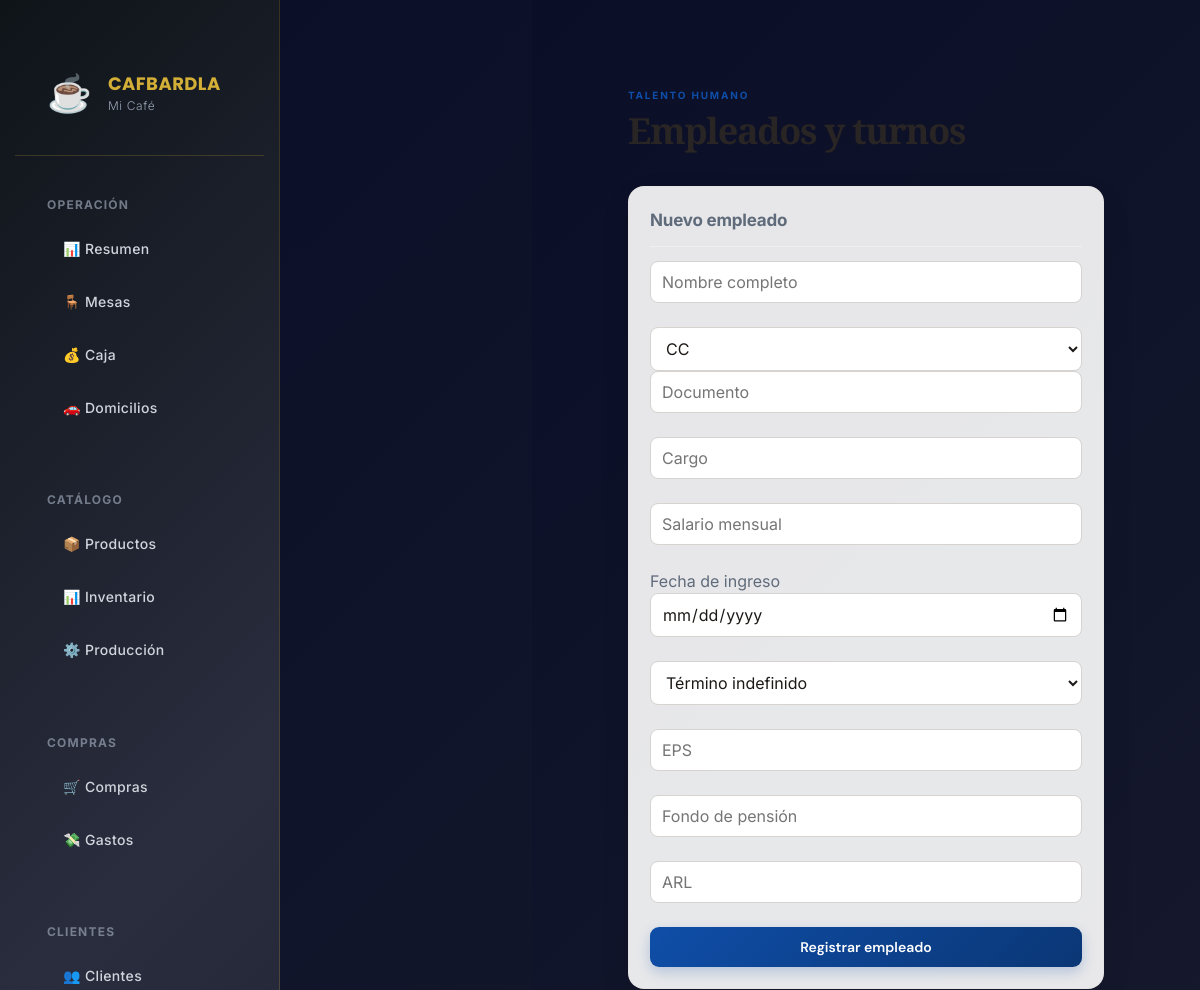
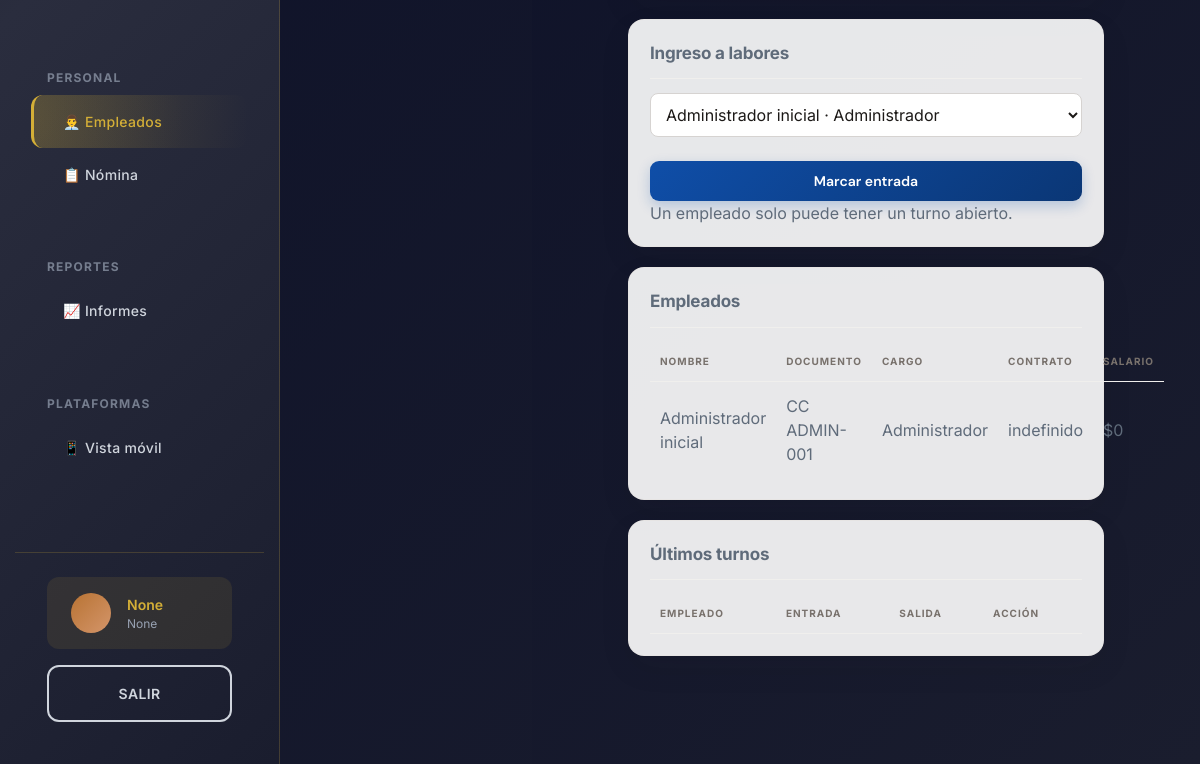
The app's page /empleados with its own data (2 pictures, top to bottom).
### app/models.py (models this page shows)
class Empresa(Base):
    __tablename__ = "empresas"
    id: Mapped[int] = mapped_column(primary_key=True)
    nombre: Mapped[str] = mapped_column(String(120))
    nit: Mapped[Optional[str]] = mapped_column(String(30), nullable=True)
    logo_url: Mapped[Optional[str]] = mapped_column(String(255), nullable=True)
    color_primario: Mapped[str] = mapped_column(String(7), default="#b45309")
    color_secundario: Mapped[str] = mapped_column(String(7), default="#fef3c7")
    moneda: Mapped[str] = mapped_column(String(5), default="COP")
    direccion: Mapped[Optional[str]] = mapped_column(String(180), nullable=True)
    telefono: Mapped[Optional[str]] = mapped_column(String(50), nullable=True)
    prefijo_factura: Mapped[str] = mapped_column(String(12), default="POS")
    consecutivo_factura: Mapped[int] = mapped_column(Integer, default=1)
    impuesto_porcentaje: Mapped[Decimal] = mapped_column(Numeric(6,3), default=0)
    tipo_persona: Mapped[str] = mapped_column(String(20), default="juridica")
    tipo_sociedad: Mapped[Optional[str]] = mapped_column(String(30), nullable=True)
    regimen_tributario: Mapped[str] = mapped_column(String(30), default="ordinario")
    facturador_electronico: Mapped[bool] = mapped_column(Boolean, default=False)
    proveedor_tecnologico: Mapped[Optional[str]] = mapped_column(String(100), nullable=True)
    modo_electronico: Mapped[str] = mapped_column(String(15), default="pruebas")
    prefijo_nomina: Mapped[str] = mapped_column(String(12), default="NE")
    consecutivo_nomina: Mapped[int] = mapped_column(Integer, default=1)
    software_nomina_id: Mapped[Optional[str]] = mapped_column(String(120), nullable=True)

class Empleado(Base):
    __tablename__ = "empleados"
    id: Mapped[int] = mapped_column(primary_key=True)
    nombre: Mapped[str] = mapped_column(String(120))
    documento: Mapped[str] = mapped_column(String(40), unique=True)
    cargo: Mapped[str] = mapped_column(String(80))
    salario: Mapped[Decimal] = mapped_column(Numeric(14,2), default=0)
    activo: Mapped[bool] = mapped_column(Boolean, default=True)
    tipo_documento: Mapped[str] = mapped_column(String(10), default="CC")
    fecha_ingreso: Mapped[Optional[date]] = mapped_column(Date, nullable=True)
    tipo_contrato: Mapped[str] = mapped_column(String(30), default="indefinido")
    eps: Mapped[Optional[str]] = mapped_column(String(100), nullable=True)
    pension: Mapped[Optional[str]] = mapped_column(String(100), nullable=True)
    arl: Mapped[Optional[str]] = mapped_column(String(100), nullable=True)

### app/main.py (the view)
@app.get("/empleados", response_class=HTMLResponse)
def empleados(request: Request, db: Session = Depends(get_db)):
    return templates.TemplateResponse("empleados.html", context(request, db) | {"empleados": db.scalars(select(Empleado).order_by(Empleado.nombre)).all(), "turnos": db.scalars(select(Turno).order_by(Turno.entrada.desc()).limit(50)).all()})

### app/templates/empleados.html
{% extends "base.html" %}{% block content %}<header><div><p class="eyebrow">TALENTO HUMANO</p><h1>Empleados y turnos</h1></div></header><div class="two-col"><section class="panel"><h2>Nuevo empleado</h2><form class="stack" action="/empleados" method="post"><input name="nombre" placeholder="Nombre completo" required><div class="two-col"><select name="tipo_documento"><option>CC</option><option>CE</option><option>PA</option></select><input name="documento" placeholder="Documento" required></div><input name="cargo" placeholder="Cargo" required><input name="salario" type="number" min="0" step="0.01" placeholder="Salario mensual"><label>Fecha de ingreso<input name="fecha_ingreso" type="date"></label><select name="tipo_contrato"><option value="indefinido">Término indefinido</option><option value="fijo">Término fijo</option><option value="obra_labor">Obra o labor</option></select><input name="eps" placeholder="EPS"><input name="pension" placeholder="Fondo de pensión"><input name="arl" placeholder="ARL"><button>Registrar empleado</button></form></section><section class="panel"><h2>Ingreso a labores</h2><form class="inline-form" action="/turnos/entrada" method="post"><select name="empleado_id">{%for e in empleados if e.activo%}<option value="{{e.id}}">{{e.nombre}} · {{e.cargo}}</option>{%endfor%}</select><button>Marcar entrada</button></form><p class="muted">Un empleado solo puede tener un turno abierto.</p></section></div><section class="panel"><h2>Empleados</h2><table><tr><th>Nombre</th><th>Documento</th><th>Cargo</th><th>Contrato</th><th>Salario</th></tr>{%for e in empleados%}<tr><td>{{e.nombre}}</td><td>{{e.tipo_documento}} {{e.documento}}</td><td>{{e.cargo}}</td><td>{{e.tipo_contrato}}</td><td>${{'{:,.0f}'.format(e.salario)}}</td></tr>{%endfor%}</table></section><section class="panel"><h2>Últimos turnos</h2><table><tr><th>Empleado</th><th>Entrada</th><th>Salida</th><th>Acción</th></tr>{%for t in turnos%}<tr><td>Empleado #{{t.empleado_id}}</td><td>{{t.entrada.strftime('%Y-%m-%d %H:%M')}}</td><td>{{t.salida.strftime('%Y-%m-%d %H:%M') if t.salida else 'En curso'}}</td><td>{%if not t.salida%}<form action="/turnos/{{t.id}}/salida" method="post"><button class="secondary">Marcar salida</button></form>{%endif%}</td></tr>{%endfor%}</table></section>{%endblock%}

### app/templates/base.html (shortened to what this page needs)
<!DOCTYPE html>
<html lang="es">
<head>
    <link rel="stylesheet" href="/static/app.css">
    <link rel="stylesheet" href="/static/css/design-system.css">
    <link rel="stylesheet" href="/static/css/layout.css">
    <link rel="stylesheet" href="/static/css/dashboard.css">
    <link rel="stylesheet" href="/static/css/app-additional.css">
</head>
<body class="platform-web">
    <div class="app-container">
        <aside class="sidebar" id="sidebar">
            <div class="sidebar-header">
                <div class="sidebar-logo">☕</div>
                <div class="sidebar-brand">
                    <div class="brand-name">CAFBARDLA</div>
                    <div class="brand-subtitle">{{ empresa.nombre[:15] }}</div>
                </div>
            </div>
            <nav class="sidebar-nav">
                <div class="nav-section">
                    <div class="nav-section-title">Operación</div>
                    <a href="/" class="nav-item">📊 Resumen</a>
                    <a href="/mesas" class="nav-item">🪑 Mesas</a>
                    {% if usuario.rol != 'cocina' %}
                    <a href="/caja" class="nav-item">💰 Caja</a>
                    <a href="/domicilios" class="nav-item">🚗 Domicilios</a>
                    {% endif %}
                </div>
                {% if usuario.rol != 'cocina' %}
                <div class="nav-section">
                    <div class="nav-section-title">Catálogo</div>
                    <a href="/productos" class="nav-item">📦 Productos</a>
                    <a href="/inventario" class="nav-item">📊 Inventario</a>
                    <a href="/produccion" class="nav-item">⚙️ Producción</a>
                </div>
                <div class="nav-section">
                    <div class="nav-section-title">Compras</div>
                    <a href="/compras" class="nav-item">🛒 Compras</a>
                    <a href="/gastos" class="nav-item">💸 Gastos</a>
                </div>
                <div class="nav-section">
                    <div class="nav-section-title">Clientes</div>
                    <a href="/clientes" class="nav-item">👥 Clientes</a>
                </div>
                <div class="nav-section">
                    <div class="nav-section-title">Personal</div>
                    <a href="/empleados" class="nav-item">👨‍💼 Empleados</a>
                    <a href="/nomina" class="nav-item">📋 Nómina</a>
                </div>
                <div class="nav-section">
                    <div class="nav-section-title">Reportes</div>
                    <a href="/informes" class="nav-item">📈 Informes</a>
                </div>
                {% endif %}
                <div class="nav-section">
                    <div class="nav-section-title">Plataformas</div>
                    <a href="/mobile" class="nav-item">📱 Vista móvil</a>
                </div>
            </nav>
            <div class="sidebar-footer">
                <div class="sidebar-user">
                    <div class="user-avatar">{{ usuario.nombre[0] | upper }}</div>
                    <div class="user-info">
                        <div class="user-name">{{ usuario.nombre }}</div>
                        <div class="user-role">{{ usuario.rol | title }}</div>
                    </div>
                </div>
                <a href="/logout" class="btn btn-outline" style="width: 100%; text-align: center;">Salir</a>
            </div>
        </aside>
        <main class="main">
            <div class="main-content">
                {% block content %}{% endblock %}
            </div>
        </main>
    </div>
</body>
</html>

### app/static/app.css (style rules this page uses)
:root { --ink:#1c1917;--muted:#78716c;--line:#e7e5e4;--surface:#fff;--canvas:#f7f7f6;--shadow:0 12px 32px rgba(28,25,23,.07) }
* { box-sizing:border-box }
body { margin:0;background:radial-gradient(circle at 88% 0,var(--soft),transparent 25rem),var(--canvas);color:var(--ink);font:15px 'DM Sans',sans-serif;display:flex;min-height:100vh }
aside { width:252px;background:linear-gradient(165deg,#292524,#0c0a09 82%);color:#fafaf9;min-height:100vh;padding:30px 15px 18px;position:fixed;display:flex;flex-direction:column;z-index:10 }
nav { display:grid;gap:3px }
nav a { display:flex;align-items:center;color:#d6d3d1;text-decoration:none;padding:11px 13px;border-radius:10px;font-size:14px;transition:.18s ease }
main { margin-left:252px;width:calc(100% - 252px);padding:40px clamp(24px,4vw,62px);max-width:1600px }
header { display:flex;justify-content:space-between;align-items:center;margin:0 0 28px;gap:16px }
h1 { font:700 clamp(30px,3vw,42px) 'Playfair Display';letter-spacing:-1.3px;margin:3px 0;color:#292524 }
h2 { font-size:17px;margin:0 0 14px;letter-spacing:-.2px }
.eyebrow { font-size:10px;font-weight:700;color:var(--primary);letter-spacing:1.8px;margin:0;text-transform:uppercase }
.button,button { background:linear-gradient(135deg,var(--primary),color-mix(in srgb,var(--primary) 70%,#000));color:#fff;border:0;border-radius:9px;padding:11px 15px;font:600 14px 'DM Sans',sans-serif;cursor:pointer;text-decoration:none;box-shadow:0 5px 13px color-mix(in srgb,var(--primary) 24%,transparent);transition:.18s ease }
.stats article,.panel { background:rgba(255,255,255,.9);border:1px solid rgba(231,229,228,.9);border-radius:16px;padding:21px;box-shadow:var(--shadow) }
.panel { margin-bottom:20px }
.panel>h2 { padding-bottom:12px;border-bottom:1px solid #f0efed }
table { width:100%;border-collapse:collapse }
th,td { text-align:left;padding:12px 10px;border-bottom:1px solid #f0efed }
th { font-size:10px;text-transform:uppercase;letter-spacing:1px;color:var(--muted) }
tr:last-child td { border-bottom:0 }
input,select { width:100%;border:1px solid #d6d3d1;border-radius:8px;padding:10px 11px;background:#fff;color:var(--ink);font:14px 'DM Sans',sans-serif;outline:none;transition:.15s }

### app/static/css/layout.css (style rules this page uses)
.app-container { display: grid; grid-template-columns: auto 1fr; grid-template-rows: auto 1fr; min-height: 100vh; background: var(--gradient-dark); }
.sidebar-header { padding: var(--spacing-2xl) var(--spacing-xl); border-bottom: 1px solid rgba(212, 175, 55, 0.2); display: flex; align-items: center; gap: var(--spacing-md); }
.sidebar-logo { font-size: var(--text-4xl); line-height: 1; }
.sidebar-footer { padding: var(--spacing-lg) var(--spacing-xl); border-top: 1px solid rgba(212, 175, 55, 0.2); display: flex; flex-direction: column; gap: var(--spacing-md); }
.main-content { padding: var(--spacing-3xl) var(--spacing-2xl); max-width: 1600px; margin: 0 auto; }
@media (min-width: 1025px) { .main-content { padding: var(--spacing-3xl) var(--spacing-3xl); max-width: 1720px; } }

### app/static/css/app-additional.css (style rules this page uses)
body { transition: all 0.3s ease; }
* { -webkit-font-smoothing: antialiased; -moz-osx-font-smoothing: grayscale; }
form { display: flex; flex-direction: column; gap: var(--spacing-lg); }

### records on screen
Empresa: nombre "Mi Café"
Empleado: nombre "Administrador inicial", tipo_documento "CC", documento "ADMIN-001", cargo "Administrador", tipo_contrato "indefinido", salario "0"

### other values on screen
{{ usuario.nombre }} "None"
{{ usuario.rol | title }} "None"
form field empleado_id "Administrador inicial · Administrador"
